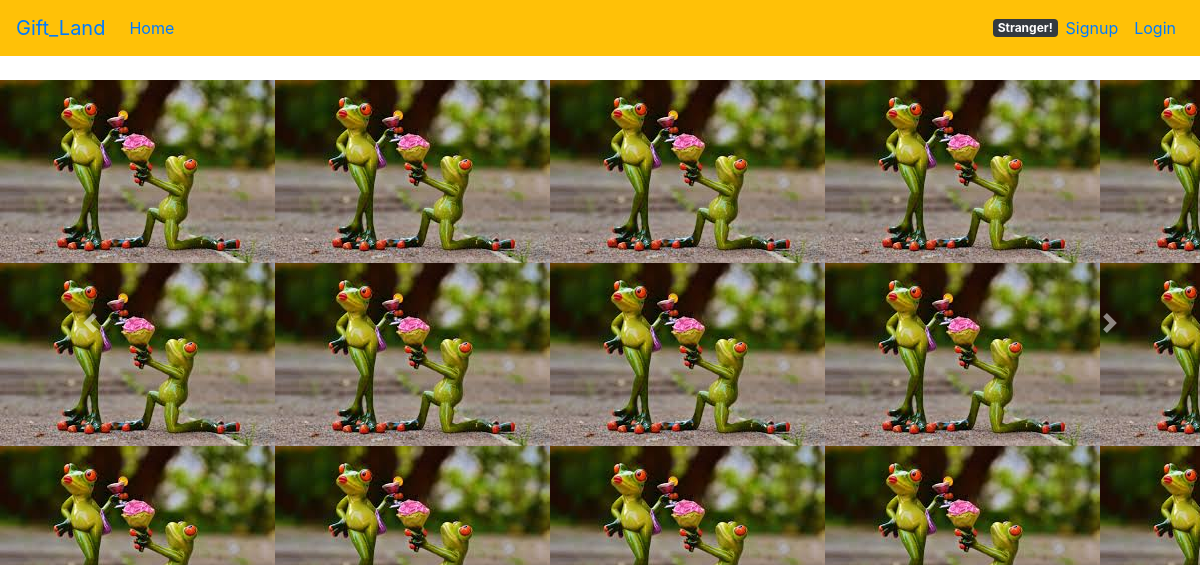
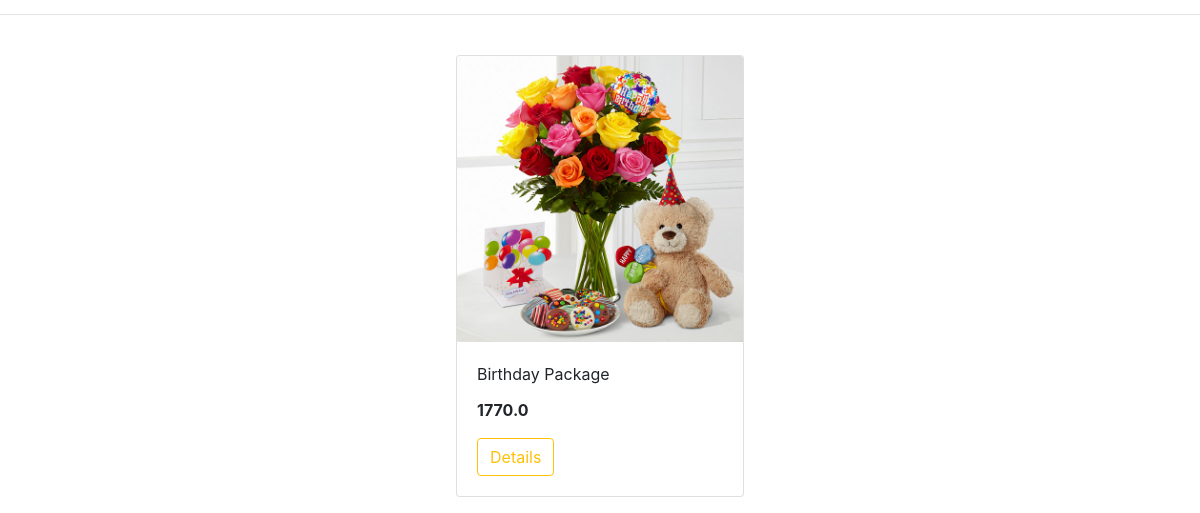
The app's page /, older data (2 pictures, top to bottom).
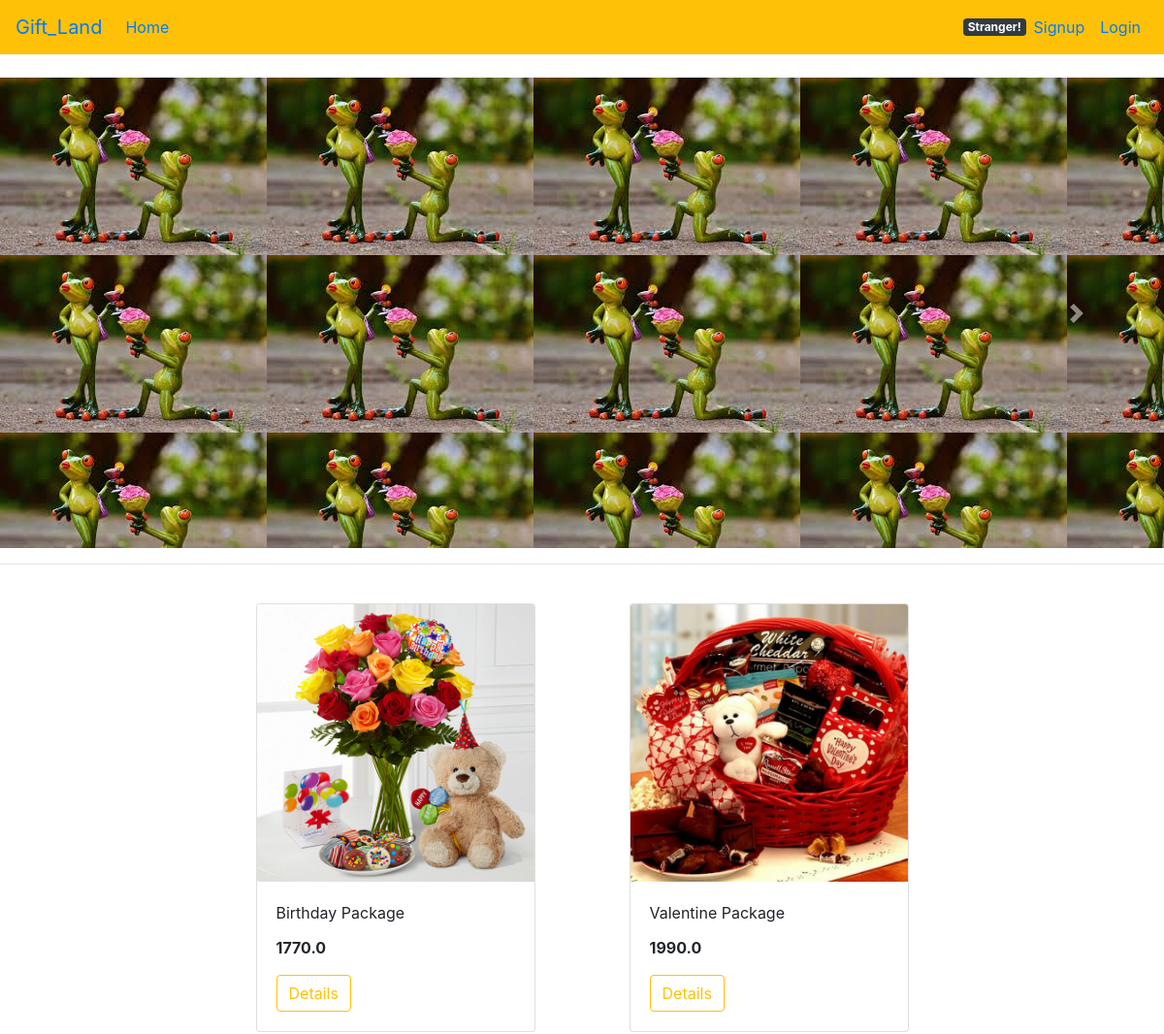
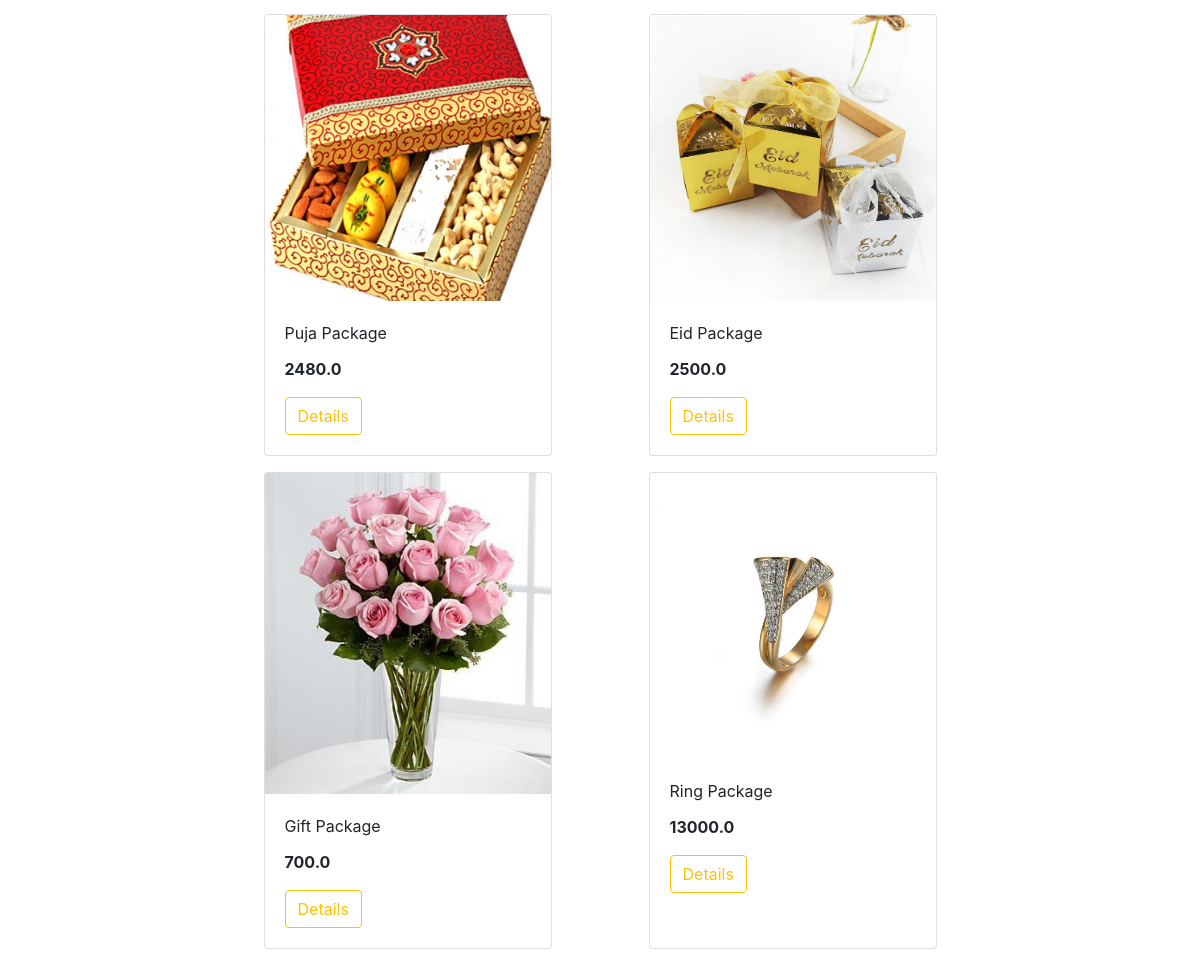
The same page, newer data (2 pictures, top to bottom).
### ProductView/models.py (models this page shows, shortened)
class Product(models.Model):
    p_id = models.IntegerField(default=0)
    p_name = models.CharField(max_length=100)
    p_price = models.FloatField(blank=True)
    description = models.TextField(blank=True)
    category = models.CharField(max_length=100)
    p_image = models.ImageField(upload_to='product/images')

### ProductView/views.py (the view)
# urls.py: path('', viewproduct.ShowProducts),
def ShowProducts(request):
    products = Product.objects.all()
    context = {
        'products': products,
    }
    return render(request, 'ProductHtml/index.html', context)

### templates/ProductHtml/index.html
{% extends 'base.html' %}
{% block content %}
{% include 'slider.html' %}
<br>
<div id="products" class="col-lg-8 mx-auto">
	<div class="row mx-auto" >
		{% for i in products %}
		<div class="card mx-auto mb-3" style="width: 18rem;">
		<img src="{{i.p_image.url }}" class="card-img-top" alt="...">
		<div class="card-body">
		<p class="card-title">{{i.p_name}}</p>
        <p class="card-text"><b>{{i.p_price}}</b></p>
        <a href="{{ i.id }}">
        <button type="button" class="btn btn-outline-warning">Details</button>
        </a>
        </div>
		</div>
		{% endfor %}
	</div>
</div>
{% endblock %}

### templates/base.html (shortened to what this page needs)
<!doctype html>
<html lang="en">
  <head>
    <link rel="stylesheet" href="https://stackpath.bootstrapcdn.com/bootstrap/4.5.2/css/bootstrap.min.css">
  </head>
  <body>
<nav class="navbar navbar-expand-lg navbar-transparent bg-warning">
	<a class="navbar-brand" href="#">Gift_Land</a>
	<div class="collapse navbar-collapse" id="navbarSupportedContent">
	  <ul class="navbar-nav mr-auto">
		<li class="nav-item active">
		  <a class="nav-link" href="/">Home <span class="sr-only">(current)</span></a>
		</li>
	  </ul>
	{% if user.is_authenticated %}
	    <span class="badge badge-dark">{{user.username}}</span>
	<ul class="navbar-nav  my-2 my-lg-0">
		<li class="nav-item active">
		  <a class="nav-link" href="/account/logout">Logout<span class="sr-only">(current)</span></a>
		</li>
        <li class="nav-item">
			<a class="nav-link" href="/profile">Profile</a>
		  </li>
		  <li class="nav-item">
			<a class="nav-link" href="/profileview">View Profile</a>
		  </li>
        <li class="nav-item">
			<a class="nav-link" href="/account/password_change">Change Password</a>
		</li>
	</ul>
	{% else %}
	    <span class="badge badge-dark">Stranger!</span>
	<ul class="navbar-nav  my-2 my-lg-0">
		<li class="nav-item active">
			<a class="nav-link" href="/signup">Signup<span class="sr-only">(current)</span></a>
		</li>
		<li class="nav-item active">
			<a class="nav-link" href="/account/login">Login<span class="sr-only">(current)</span></a>
		</li>
	</ul>
	{% endif %}
	</div>
  </nav>
  {% block content %}
  {% endblock %}
  </body>
</html>

### templates/slider.html (shortened to what this page needs)
{% load static %}
<br>
  <section id="hero">
    <div id="heroCarousel" class="carousel slide carousel-fade" data-ride="carousel">
      <div class="carousel-inner" role="listbox">
        <div class="carousel-item active" style="background-image: url({% static 'img/slide/gift6.jpg' %}); height:485px; width:100% ">
        </div>
      </div>
      <a class="carousel-control-prev" href="#heroCarousel" role="button" data-slide="prev">
        <span class="carousel-control-prev-icon icofont-simple-left" aria-hidden="true"></span>
      </a>
      <a class="carousel-control-next" href="#heroCarousel" role="button" data-slide="next">
        <span class="carousel-control-next-icon icofont-simple-right" aria-hidden="true"></span>
      </a>
    </div>
    <hr>
  </section>

Row changes from the older to the newer data that the page shows:
added Product: p_image (picture), p_name "Valentine Package", p_price "1990.0"
added Product: p_image (picture), p_name "Puja Package", p_price "2480.0"
added Product: p_image (picture), p_name "Eid Package", p_price "2500.0"
added Product: p_image (picture), p_name "Gift Package", p_price "700.0"
added Product: p_image (picture), p_name "Ring Package", p_price "13000.0"
